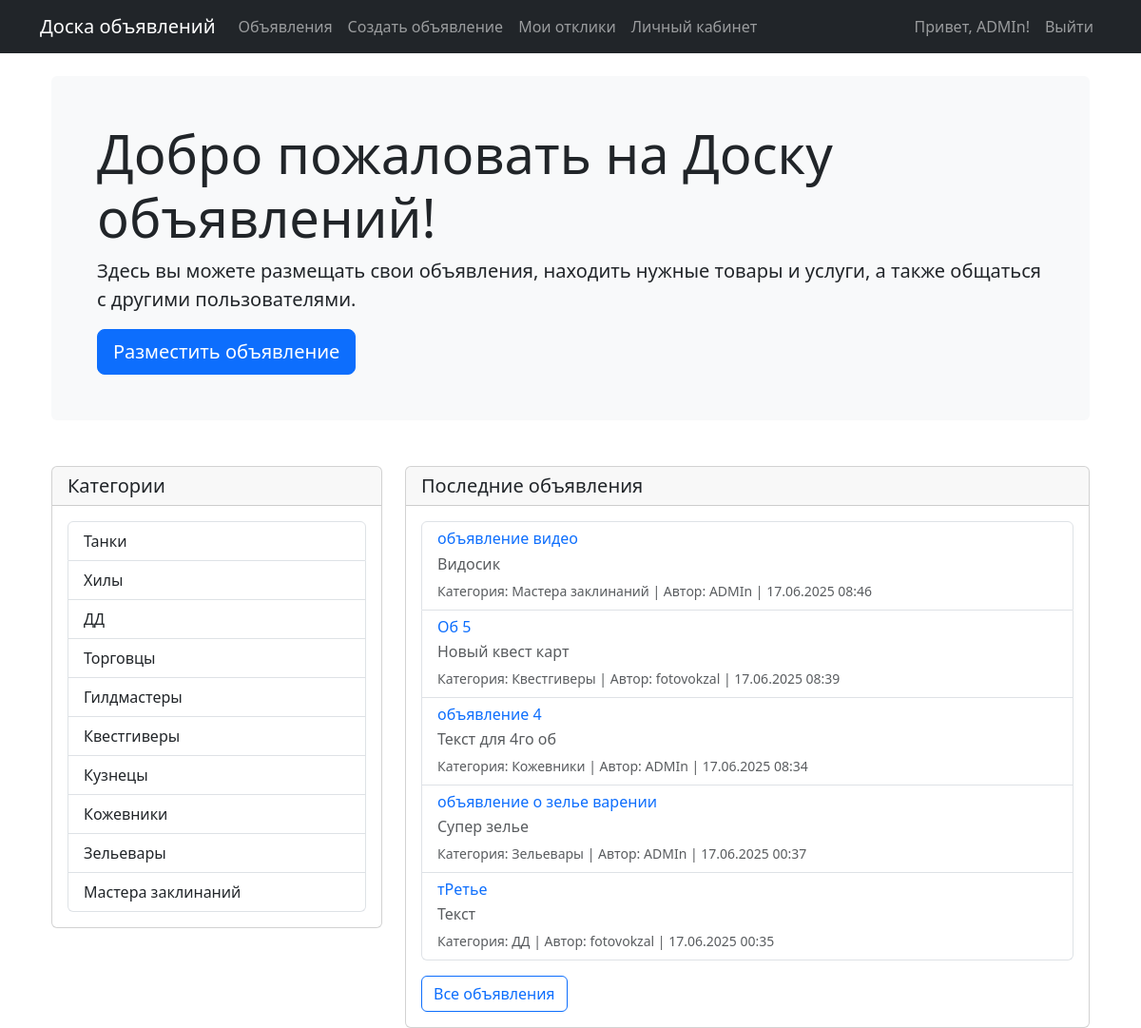
Page / (signed in) on the committed database.
### appAccounts/models.py (models this page shows)
class User(AbstractUser):
    confirmation_code = models.CharField(max_length=6, blank=True)
    is_confirmed = models.BooleanField(default=False)

### appBoard/models.py (models this page shows, shortened)
class Category(models.Model):
    name = models.CharField(max_length=100)
    code = models.CharField(max_length=2, unique=True, default='XX')
    description = models.TextField(default='Описание категории')
    class Meta:
        verbose_name_plural = "Categories"

class Post(models.Model):
    author = models.ForeignKey(User, on_delete=models.CASCADE)
    title = models.CharField(max_length=200)
    content = RichTextField()
    category = models.ForeignKey(Category, on_delete=models.CASCADE)
    created_at = models.DateTimeField(default=timezone.now)
    updated_at = models.DateTimeField(auto_now=True)
    image = models.ImageField(upload_to='post_images/', null=True, blank=True)
    video = models.FileField(upload_to='post_videos/', null=True, blank=True)
    class Meta:
        verbose_name = 'Запись'
        verbose_name_plural = 'Записи'

### appBoard/views.py (the view)
# urls.py: path('', views.post_list, name='post_list'),
def post_list(request):
    latest_posts = Post.objects.all().order_by('-created_at')[:5]
    categories = Category.objects.all()
    context = {
        'latest_posts': latest_posts,
        'categories': categories,
    }
    return render(request, 'board/post_list.html', context)

### appBoard/templates/board/post_list.html (shortened to what this page needs)
{% extends 'base.html' %}
{% block content %}
<div class="container mt-4">
    <div class="jumbotron bg-light p-5 rounded">
        <h1 class="display-4">Добро пожаловать на Доску объявлений!</h1>
        <p class="lead">Здесь вы можете размещать свои объявления, находить нужные товары и услуги, а также общаться с другими пользователями.</p>
        {% if user.is_authenticated %}
            <a href="{% url 'board:post_create' %}" class="btn btn-primary btn-lg">Разместить объявление</a>
        {% else %}
            <a href="{% url 'account_login' %}" class="btn btn-primary btn-lg">Войти</a>
            <a href="{% url 'account_signup' %}" class="btn btn-outline-primary btn-lg">Зарегистрироваться</a>
        {% endif %}
    </div>
    <div class="row mt-5">
        <div class="col-md-4">
            <div class="card">
                <div class="card-header">
                    <h2 class="h5 mb-0">Категории</h2>
                </div>
                <div class="card-body">
                    <div class="list-group">
                        {% for category in categories %}
                            <a href="{% url 'board:post_list' %}?category={{ category.code }}" class="list-group-item list-group-item-action">
                                {{ category.name }}
                            </a>
                        {% endfor %}
                    </div>
                </div>
            </div>
        </div>
        <div class="col-md-8">
            <div class="card">
                <div class="card-header">
                    <h2 class="h5 mb-0">Последние объявления</h2>
                </div>
                <div class="card-body">
                    {% if latest_posts %}
                        <div class="list-group">
                            {% for post in latest_posts %}
                                <div class="list-group-item">
                                    <div class="d-flex justify-content-between align-items-center">
                                        <div>
                                            <h3 class="h6 mb-1">
                                                <a href="{% url 'board:post_detail' post.pk %}" class="text-decoration-none">
                                                    {{ post.title }}
                                                </a>
                                            </h3>
                                            <p class="mb-1 text-muted">{{ post.content|truncatewords:30 }}</p>
                                            <small class="text-muted">
                                                Категория: {{ post.category.name }} |
                                                Автор: {{ post.author.username }} |
                                                {{ post.created_at|date:"d.m.Y H:i" }}
                                            </small>
                                        </div>
                                    </div>
                                </div>
                            {% endfor %}
                        </div>
                        <div class="mt-3">
                            <a href="{% url 'board:post_list' %}" class="btn btn-outline-primary">Все объявления</a>
                        </div>
                    {% else %}
                        <p class="text-muted">Пока нет объявлений.</p>
                    {% endif %}
                </div>
            </div>
        </div>
    </div>
</div>
{% endblock %}

### appBoard/templates/base.html (shortened to what this page needs)
<!DOCTYPE html>
<html lang="ru">
<head>
    <link href="https://cdn.jsdelivr.net/npm/bootstrap@5.3.0/dist/css/bootstrap.min.css" rel="stylesheet">
</head>
<body>
    <nav class="navbar navbar-expand-lg navbar-dark bg-dark mb-4">
        <div class="container">
            <a class="navbar-brand" href="{% url 'board:post_list' %}">Доска объявлений</a>
            <div class="collapse navbar-collapse" id="navbarNav">
                <ul class="navbar-nav me-auto">
                    <li class="nav-item">
                        <a class="nav-link" href="{% url 'board:post_list' %}">Объявления</a>
                    </li>
                    {% if user.is_authenticated %}
                        <li class="nav-item">
                            <a class="nav-link" href="{% url 'board:post_create' %}">Создать объявление</a>
                        </li>
                        <li class="nav-item">
                            <a class="nav-link" href="{% url 'board:my_responses' %}">Мои отклики</a>
                        </li>
                        <li class="nav-item">
                            <a class="nav-link" href="{% url 'board:profile' %}">Личный кабинет</a>
                        </li>
                    {% endif %}
                </ul>
                <ul class="navbar-nav">
                    {% if user.is_authenticated %}
                        <li class="nav-item">
                            <span class="nav-link">Привет, {{ user.username }}!</span>
                        </li>
                        <li class="nav-item">
                            <a class="nav-link" href="{% url 'account_logout' %}">Выйти</a>
                        </li>
                    {% endif %}
                </ul>
            </div>
        </div>
    </nav>
    <div class="container">
        {% block content %}
        {% endblock %}
    </div>
</body>
</html>

### rows in the picture
User: username "ADMIn"
Category: name "Танки"
Category: name "Хилы"
Category: name "ДД"
Category: name "Торговцы"
Category: name "Гилдмастеры"
Category: name "Квестгиверы"
Category: name "Кузнецы"
Category: name "Кожевники"
Category: name "Зельевары"
Category: name "Мастера заклинаний"
Post: title "объявление видео", content "Видосик", category.name "Мастера заклинаний", author.username "ADMIn", created_at "17.06.2025 08:46"
Post: title "Об 5", content "Новый квест карт", category.name "Квестгиверы", author.username "fotovokzal", created_at "17.06.2025 08:39"
Post: title "объявление 4", content "Текст для 4го об", category.name "Кожевники", author.username "ADMIn", created_at "17.06.2025 08:34"
Post: title "объявление о зелье варении", content "Супер зелье", category.name "Зельевары", author.username "ADMIn", created_at "17.06.2025 00:37"
Post: title "тРетье", content "Текст", category.name "ДД", author.username "fotovokzal", created_at "17.06.2025 00:35"
